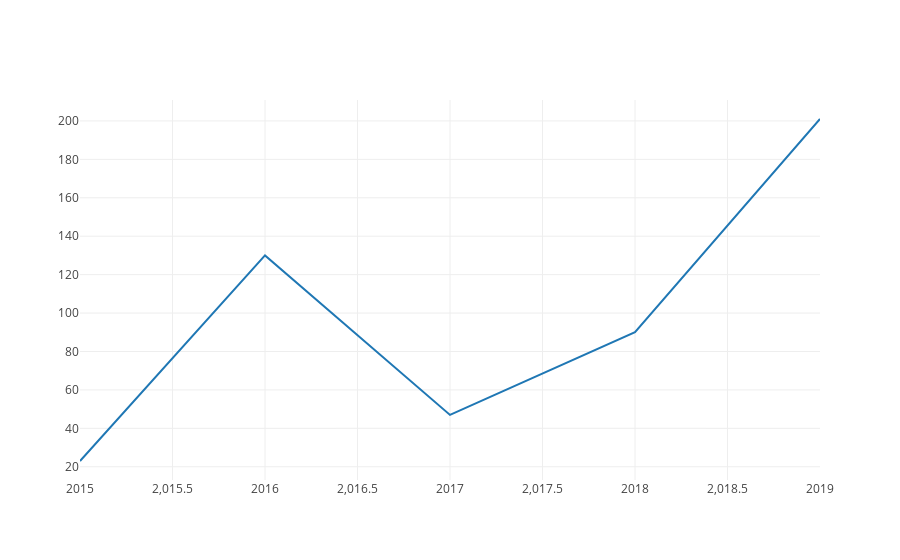

Notebook code cell kept with this figure:
### Markdown cell above
### line charts

### Code cell
year = [2015,2016,2017,2018,2019]
reading_hours = [23,130,47,90,201]


trace = go.Scatter(
    x = year,
    y = reading_hours,
    mode = 'lines',
    name = 'lines'
)

iplot([trace])

### Figure 1 — Plotly figure (JSON) as saved in the notebook; plotly's stock layout.template omitted (floating-point values rounded to 4 significant figures)
{"data": [{"mode": "lines", "name": "lines", "type": "scatter", "x": [2015, 2016, 2017, 2018, 2019], "y": [23, 130, 47, 90, 201]}], "layout": {}}
